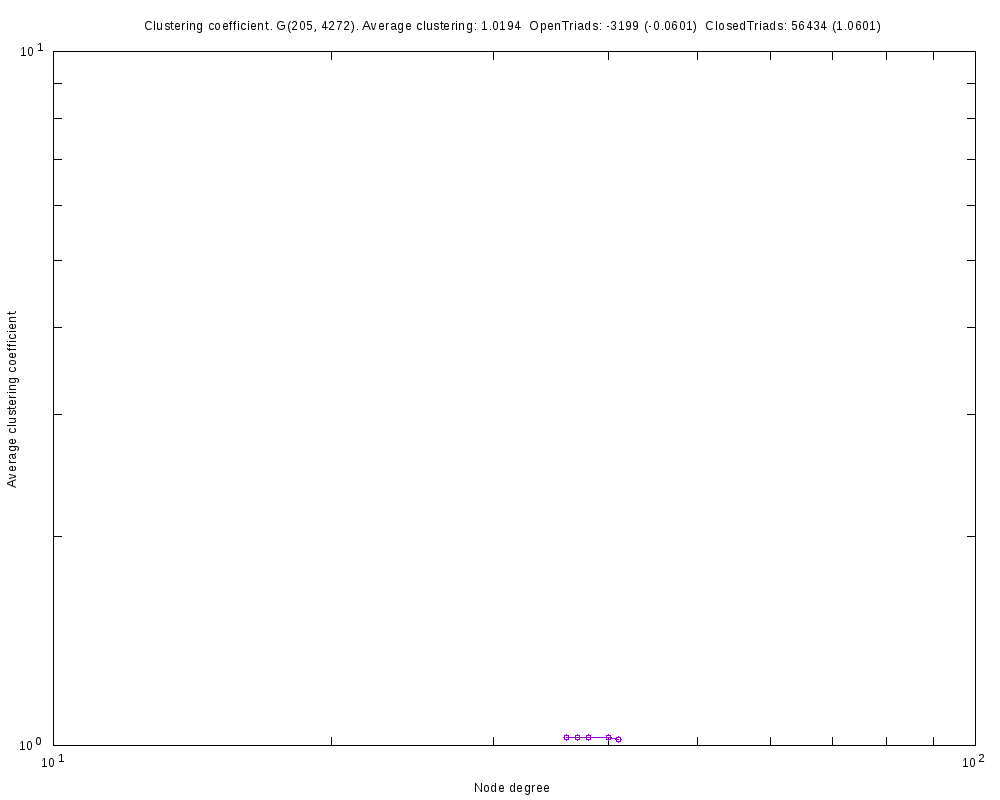

Generate this figure with gnuplot:
#
# Clustering coefficient. G(205, 4272). Average clustering: 1.0194  OpenTriads: -3199 (-0.0601)  ClosedTriads: 56434 (1.0601) (Sat Apr 29 17:53:25 2017)
#

set title "Clustering coefficient. G(205, 4272). Average clustering: 1.0194  OpenTriads: -3199 (-0.0601)  ClosedTriads: 56434 (1.0601)"
set key bottom right
set logscale xy 10
set format x "10^{%L}"
set mxtics 10
set format y "10^{%L}"
set mytics 10
set grid
set xlabel "Node degree"
set ylabel "Average clustering coefficient"
set tics scale 2
set terminal png font arial 10 size 1000,800
set output 'ccf.data_set_2_clust_coeff.png'
plot 	"ccf.data_set_2_clust_coeff.tab" using 1:2 title "" with linespoints pt 6
